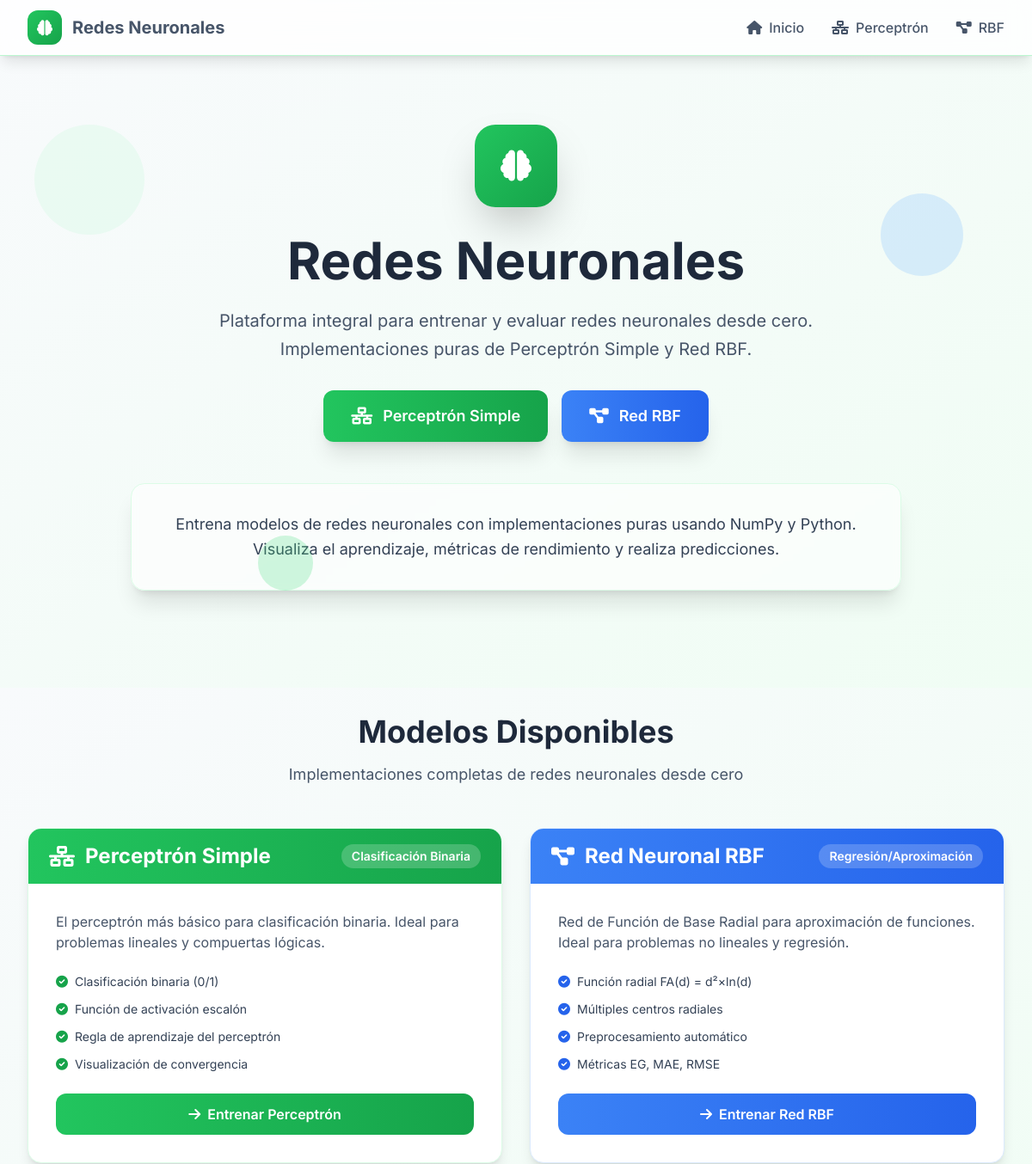
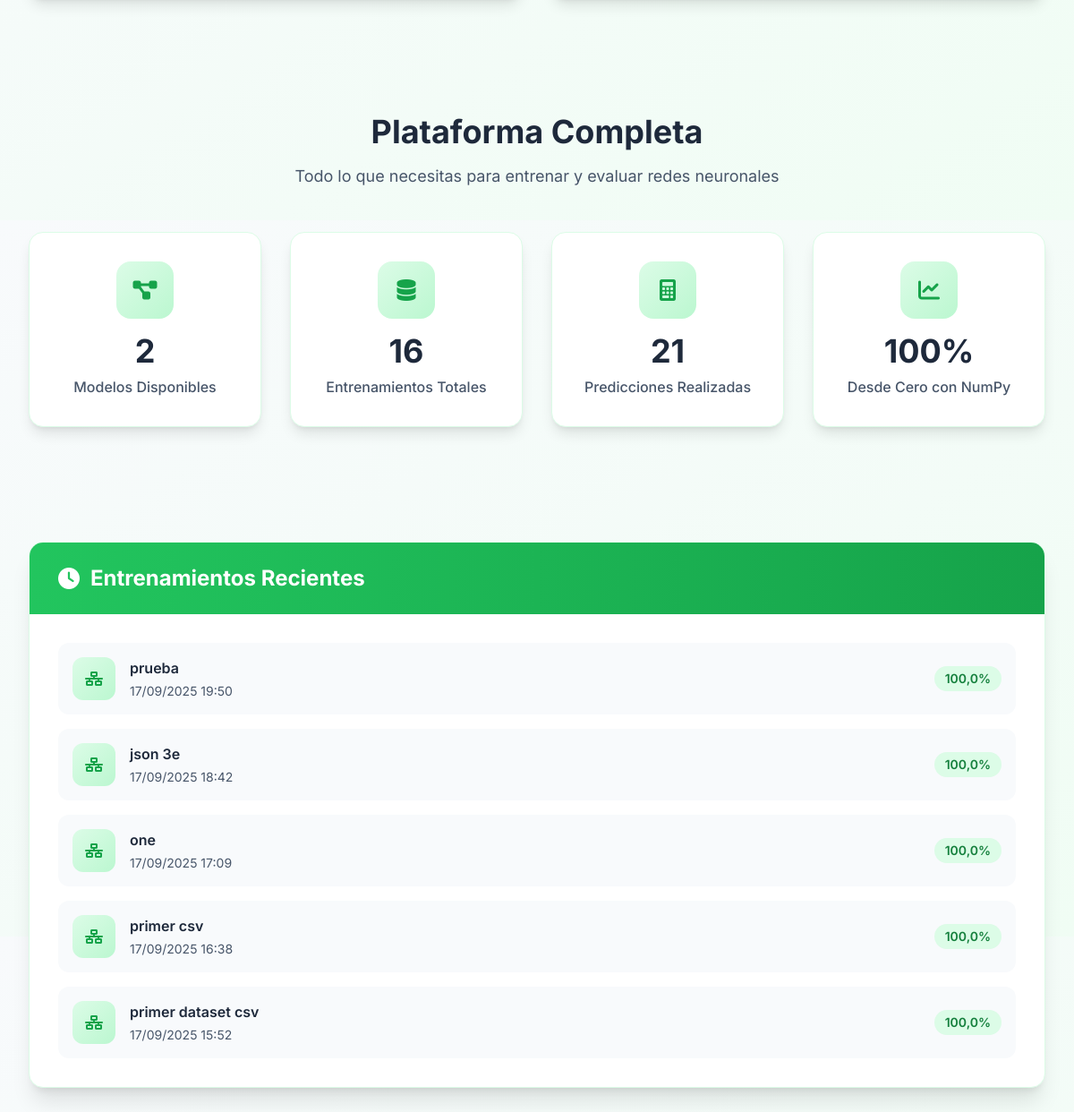
The page / on the database its author committed (2 pictures, top to bottom).
### perceptron_app/models.py (models this page shows, shortened)
class PerceptronTraining(models.Model):
    nombre = models.CharField(max_length=100, verbose_name="Nombre del entrenamiento")
    fecha_creacion = models.DateTimeField(auto_now_add=True, verbose_name="Fecha de creación")
    tasa_aprendizaje = models.FloatField(verbose_name="Tasa de aprendizaje")
    iteraciones = models.IntegerField(verbose_name="Número de iteraciones")
    error_maximo = models.FloatField(verbose_name="Error máximo permitido", default=0.1, validators=[MaxValueValidator(0.1)])
    columnas_entrada = models.JSONField(verbose_name="Columnas de entrada")
    columnas_salida = models.JSONField(verbose_name="Columnas de salida")
    pesos_finales = models.JSONField(verbose_name="Pesos finales")
    sesgo_final = models.FloatField(verbose_name="Sesgo final")
    precision = models.FloatField(verbose_name="Precisión final")
    errores_entrenamiento = models.JSONField(verbose_name="Errores por época")
    errores_patron = models.JSONField(verbose_name="Errores por patrón", null=True, blank=True)
    evolucion_pesos = models.JSONField(verbose_name="Evolución de pesos")
    archivo_datos = models.FileField(upload_to='training_data/', verbose_name="Archivo de datos", null=True, blank=True)
    class Meta:
        verbose_name = "Entrenamiento de Perceptrón"
        verbose_name_plural = "Entrenamientos de Perceptrón"
        ordering = ['-fecha_creacion']

### perceptron_app/views.py (the view)
# urls.py: path('', views.inicio, name='inicio'),
def inicio(request):
    recent_trainings = PerceptronTraining.objects.all()[:5]
    context = {
        'recent_trainings': recent_trainings,
        'total_trainings': PerceptronTraining.objects.count(),
        'total_predictions': Prediction.objects.count(),
    }
    return render(request, 'perceptron_app/home.html', context)

### templates/perceptron_app/home.html (shortened to what this page needs)
{% extends 'base.html' %}
{% load static %}
{% block content %}
<div class="relative overflow-hidden">
    <div class="max-w-7xl mx-auto px-4 sm:px-6 lg:px-8 py-20">
        <div class="text-center">
            <div class="flex justify-center mb-8">
                <div class="w-24 h-24 bg-gradient-to-br from-primary-500 to-primary-600 rounded-3xl flex items-center justify-center shadow-2xl">
                    <i class="fas fa-brain text-white text-4xl"></i>
                </div>
            </div>
            <h1 class="text-5xl md:text-6xl font-bold text-accent-800 mb-6">
                Redes Neuronales
            </h1>
            <p class="text-xl text-accent-600 mb-8 max-w-3xl mx-auto leading-relaxed">
                Plataforma integral para entrenar y evaluar redes neuronales desde cero.
                Implementaciones puras de Perceptrón Simple y Red RBF.
            </p>
            <div class="flex flex-col sm:flex-row gap-4 justify-center mb-12">
                <a href="{% url 'perceptron_app:cargar_datos' %}" class="group bg-gradient-to-r from-primary-500 to-primary-600 text-white px-8 py-4 rounded-xl font-semibold text-lg shadow-xl hover:shadow-2xl hover:from-primary-600 hover:to-primary-700 transition-all duration-300 transform hover:scale-105 flex items-center justify-center space-x-3">
                    <i class="fas fa-network-wired text-xl"></i>
                    <span>Perceptrón Simple</span>
                </a>
                <a href="{% url 'rbf:inicio_rbf' %}" class="group bg-gradient-to-r from-blue-500 to-blue-600 text-white px-8 py-4 rounded-xl font-semibold text-lg shadow-xl hover:shadow-2xl hover:from-blue-600 hover:to-blue-700 transition-all duration-300 transform hover:scale-105 flex items-center justify-center space-x-3">
                    <i class="fas fa-project-diagram text-xl"></i>
                    <span>Red RBF</span>
                </a>
            </div>
            <div class="bg-white/60 backdrop-blur-sm rounded-2xl p-8 max-w-4xl mx-auto shadow-xl border border-primary-100">
                <p class="text-accent-700 text-lg leading-relaxed">
                    Entrena modelos de redes neuronales con implementaciones puras usando NumPy y Python.
                    Visualiza el aprendizaje, métricas de rendimiento y realiza predicciones.
                </p>
            </div>
        </div>
    </div>
    <div class="absolute top-0 left-0 w-full h-full overflow-hidden pointer-events-none">
        <div class="absolute top-20 left-10 w-32 h-32 bg-primary-200 rounded-full opacity-20 animate-pulse"></div>
        <div class="absolute top-40 right-20 w-24 h-24 bg-blue-300 rounded-full opacity-30 animate-bounce"></div>
        <div class="absolute bottom-20 left-1/4 w-16 h-16 bg-primary-400 rounded-full opacity-25 animate-ping"></div>
    </div>
</div>
<div class="max-w-7xl mx-auto px-4 sm:px-6 lg:px-8 py-16">
    <div class="text-center mb-12">
        <h2 class="text-4xl font-bold text-accent-800 mb-4">Modelos Disponibles</h2>
        <p class="text-lg text-accent-600">Implementaciones completas de redes neuronales desde cero</p>
    </div>
    <div class="grid grid-cols-1 md:grid-cols-2 gap-8">
        <div class="group bg-white rounded-2xl shadow-lg hover:shadow-2xl transition-all duration-300 transform hover:scale-105 border border-primary-100 overflow-hidden">
            <div class="bg-gradient-to-r from-primary-500 to-primary-600 px-6 py-4">
                <div class="flex items-center justify-between">
                    <h3 class="text-2xl font-bold text-white flex items-center">
                        <i class="fas fa-network-wired mr-3"></i>Perceptrón Simple
                    </h3>
                    <span class="bg-white/20 text-white px-3 py-1 rounded-full text-sm font-semibold">Clasificación Binaria</span>
                </div>
            </div>
            <div class="p-8">
                <p class="text-accent-600 mb-6">
                    El perceptrón más básico para clasificación binaria. Ideal para problemas lineales y compuertas lógicas.
                </p>
                <div class="space-y-3 mb-6">
                    <div class="flex items-center text-sm text-accent-700">
                        <i class="fas fa-check-circle text-primary-600 mr-2"></i>
                        Clasificación binaria (0/1)
                    </div>
                    <div class="flex items-center text-sm text-accent-700">
                        <i class="fas fa-check-circle text-primary-600 mr-2"></i>
                        Función de activación escalón
                    </div>
                    <div class="flex items-center text-sm text-accent-700">
                        <i class="fas fa-check-circle text-primary-600 mr-2"></i>
                        Regla de aprendizaje del perceptrón
                    </div>
                    <div class="flex items-center text-sm text-accent-700">
                        <i class="fas fa-check-circle text-primary-600 mr-2"></i>
                        Visualización de convergencia
                    </div>
                </div>
                <a href="{% url 'perceptron_app:cargar_datos' %}" class="block w-full bg-gradient-to-r from-primary-500 to-primary-600 text-white px-6 py-3 rounded-xl font-semibold hover:from-primary-600 hover:to-primary-700 transition-all text-center">
                    <i class="fas fa-arrow-right mr-2"></i>Entrenar Perceptrón
                </a>
            </div>
        </div>
        <div class="group bg-white rounded-2xl shadow-lg hover:shadow-2xl transition-all duration-300 transform hover:scale-105 border border-blue-100 overflow-hidden">
            <div class="bg-gradient-to-r from-blue-500 to-blue-600 px-6 py-4">
                <div class="flex items-center justify-between">
                    <h3 class="text-2xl font-bold text-white flex items-center">
                        <i class="fas fa-project-diagram mr-3"></i>Red Neuronal RBF
                    </h3>
                    <span class="bg-white/20 text-white px-3 py-1 rounded-full text-sm font-semibold">Regresión/Aproximación</span>
                </div>
            </div>
            <div class="p-8">
                <p class="text-accent-600 mb-6">
                    Red de Función de Base Radial para aproximación de funciones. Ideal para problemas no lineales y regresión.
                </p>
                <div class="space-y-3 mb-6">
                    <div class="flex items-center text-sm text-accent-700">
                        <i class="fas fa-check-circle text-blue-600 mr-2"></i>
                        Función radial FA(d) = d²×ln(d)
                    </div>
                    <div class="flex items-center text-sm text-accent-700">
                        <i class="fas fa-check-circle text-blue-600 mr-2"></i>
                        Múltiples centros radiales
                    </div>
                    <div class="flex items-center text-sm text-accent-700">
                        <i class="fas fa-check-circle text-blue-600 mr-2"></i>
                        Preprocesamiento automático
                    </div>
                    <div class="flex items-center text-sm text-accent-700">
                        <i class="fas fa-check-circle text-blue-600 mr-2"></i>
                        Métricas EG, MAE, RMSE
                    </div>
                </div>
                <a href="{% url 'rbf:inicio_rbf' %}" class="block w-full bg-gradient-to-r from-blue-500 to-blue-600 text-white px-6 py-3 rounded-xl font-semibold hover:from-blue-600 hover:to-blue-700 transition-all text-center">
                    <i class="fas fa-arrow-right mr-2"></i>Entrenar Red RBF
                </a>
            </div>
        </div>
    </div>
</div>
<div class="max-w-7xl mx-auto px-4 sm:px-6 lg:px-8 py-16">
    <div class="text-center mb-12">
        <h2 class="text-4xl font-bold text-accent-800 mb-4">Plataforma Completa</h2>
        <p class="text-lg text-accent-600">Todo lo que necesitas para entrenar y evaluar redes neuronales</p>
    </div>
    <div class="grid grid-cols-1 md:grid-cols-4 gap-8">
        <div class="group bg-white rounded-2xl p-8 shadow-lg hover:shadow-2xl transition-all duration-300 transform hover:scale-105 border border-primary-100">
            <div class="text-center">
                <div class="w-16 h-16 bg-gradient-to-br from-primary-100 to-primary-200 rounded-2xl flex items-center justify-center mx-auto mb-4 group-hover:scale-110 transition-transform duration-300">
                    <i class="fas fa-project-diagram text-primary-600 text-2xl"></i>
                </div>
                <h3 class="text-4xl font-bold text-accent-800 mb-2">2</h3>
                <p class="text-accent-600 font-medium">Modelos Disponibles</p>
            </div>
        </div>
        <div class="group bg-white rounded-2xl p-8 shadow-lg hover:shadow-2xl transition-all duration-300 transform hover:scale-105 border border-primary-100">
            <div class="text-center">
                <div class="w-16 h-16 bg-gradient-to-br from-primary-100 to-primary-200 rounded-2xl flex items-center justify-center mx-auto mb-4 group-hover:scale-110 transition-transform duration-300">
                    <i class="fas fa-database text-primary-600 text-2xl"></i>
                </div>
                <h3 class="text-4xl font-bold text-accent-800 mb-2">{{ total_trainings }}</h3>
                <p class="text-accent-600 font-medium">Entrenamientos Totales</p>
            </div>
        </div>
        <div class="group bg-white rounded-2xl p-8 shadow-lg hover:shadow-2xl transition-all duration-300 transform hover:scale-105 border border-primary-100">
            <div class="text-center">
                <div class="w-16 h-16 bg-gradient-to-br from-primary-100 to-primary-200 rounded-2xl flex items-center justify-center mx-auto mb-4 group-hover:scale-110 transition-transform duration-300">
                    <i class="fas fa-calculator text-primary-600 text-2xl"></i>
                </div>
                <h3 class="text-4xl font-bold text-accent-800 mb-2">{{ total_predictions }}</h3>
                <p class="text-accent-600 font-medium">Predicciones Realizadas</p>
            </div>
        </div>
        <div class="group bg-white rounded-2xl p-8 shadow-lg hover:shadow-2xl transition-all duration-300 transform hover:scale-105 border border-primary-100">
            <div class="text-center">
                <div class="w-16 h-16 bg-gradient-to-br from-primary-100 to-primary-200 rounded-2xl flex items-center justify-center mx-auto mb-4 group-hover:scale-110 transition-transform duration-300">
                    <i class="fas fa-chart-line text-primary-600 text-2xl"></i>
                </div>
                <h3 class="text-4xl font-bold text-accent-800 mb-2">100%</h3>
                <p class="text-accent-600 font-medium">Desde Cero con NumPy</p>
            </div>
        </div>
    </div>
</div>
<div class="max-w-7xl mx-auto px-4 sm:px-6 lg:px-8 py-16">
    <div class="bg-white rounded-2xl shadow-xl border border-primary-100 overflow-hidden">
        <div class="bg-gradient-to-r from-primary-500 to-primary-600 px-8 py-6">
            <h4 class="text-2xl font-bold text-white flex items-center">
                <i class="fas fa-clock mr-3"></i>Entrenamientos Recientes
            </h4>
        </div>
        <div class="p-8">
            {% if recent_trainings %}
                <div class="space-y-4">
                    {% for training in recent_trainings %}
                        <div class="flex items-center justify-between p-4 bg-accent-50 rounded-xl hover:bg-primary-50 transition-colors duration-200">
                            <div class="flex items-center space-x-4 flex-1">
                                <div class="w-12 h-12 bg-gradient-to-br from-primary-100 to-primary-200 rounded-xl flex items-center justify-center">
                                    <i class="fas fa-network-wired text-primary-600"></i>
                                </div>
                                <div class="flex-1">
                                    <h6 class="font-semibold text-accent-800 mb-1">{{ training.nombre }}</h6>
                                    <p class="text-sm text-accent-600">{{ training.fecha_creacion|date:"d/m/Y H:i" }}</p>
                                </div>
                                <span class="px-3 py-1 rounded-full text-sm font-semibold {% if training.precision >= 90 %}bg-green-100 text-green-700{% elif training.precision >= 70 %}bg-yellow-100 text-yellow-700{% else %}bg-red-100 text-red-700{% endif %}">
                                    {{ training.precision|floatformat:1 }}%
                                </span>
                            </div>
                        </div>
                    {% endfor %}
                </div>
            {% else %}
                <div class="text-center py-12">
                    <i class="fas fa-brain text-accent-300 text-5xl mb-4"></i>
                    <p class="text-accent-500 text-lg">No hay entrenamientos recientes</p>
                    <p class="text-accent-400 text-sm mt-2">Comienza entrenando tu primer modelo</p>
                </div>
            {% endif %}
        </div>
    </div>
</div>
{% endblock %}

### static/css/style.css (style rules this page uses)
body { font-family: 'Inter', system-ui, -apple-system, sans-serif; }

### rows shown on the page
PerceptronTraining: nombre "prueba", fecha_creacion "17/09/2025 19:50", precision "100,0"
PerceptronTraining: nombre "json 3e", fecha_creacion "17/09/2025 18:42", precision "100,0"
PerceptronTraining: nombre "one", fecha_creacion "17/09/2025 17:09", precision "100,0"
PerceptronTraining: nombre "primer csv", fecha_creacion "17/09/2025 16:38", precision "100,0"
PerceptronTraining: nombre "primer dataset csv", fecha_creacion "17/09/2025 15:52", precision "100,0"

### other values the page prints
{{ total_trainings }} "16"
{{ total_predictions }} "21"
